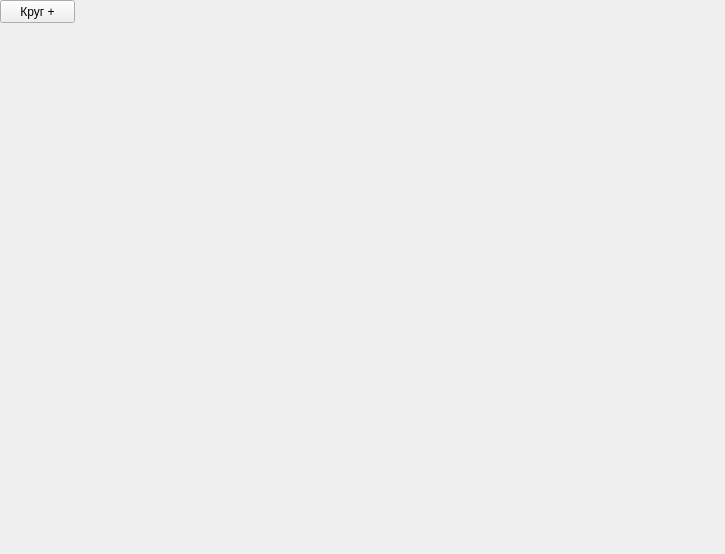
<?xml version="1.0" encoding="UTF-8"?>
<ui version="4.0">
 <class>Form</class>
 <widget class="QWidget" name="Form">
  <property name="geometry">
   <rect>
    <x>0</x>
    <y>0</y>
    <width>725</width>
    <height>554</height>
   </rect>
  </property>
  <property name="windowTitle">
   <string>Form</string>
  </property>
  <widget class="QPushButton" name="draw_btn">
   <property name="geometry">
    <rect>
     <x>0</x>
     <y>0</y>
     <width>75</width>
     <height>23</height>
    </rect>
   </property>
   <property name="text">
    <string>Круг +</string>
   </property>
  </widget>
 </widget>
 <resources/>
 <connections/>
</ui>
